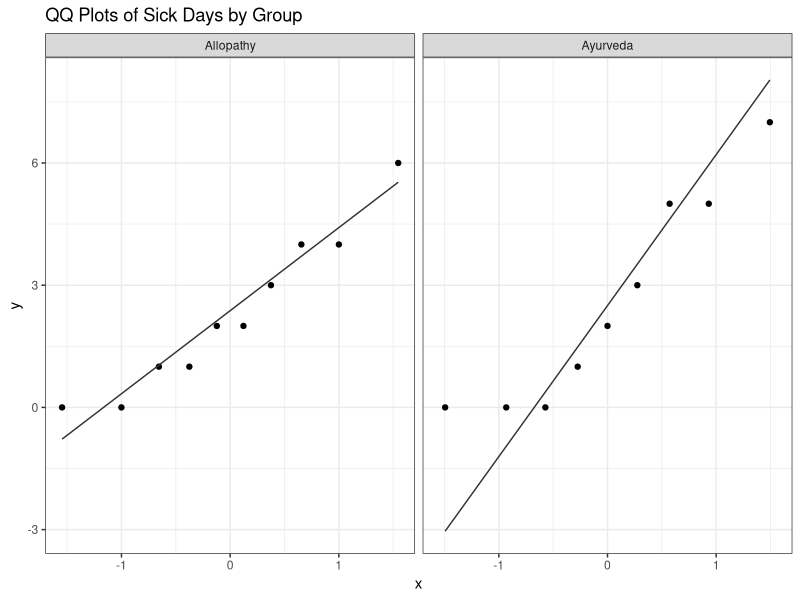
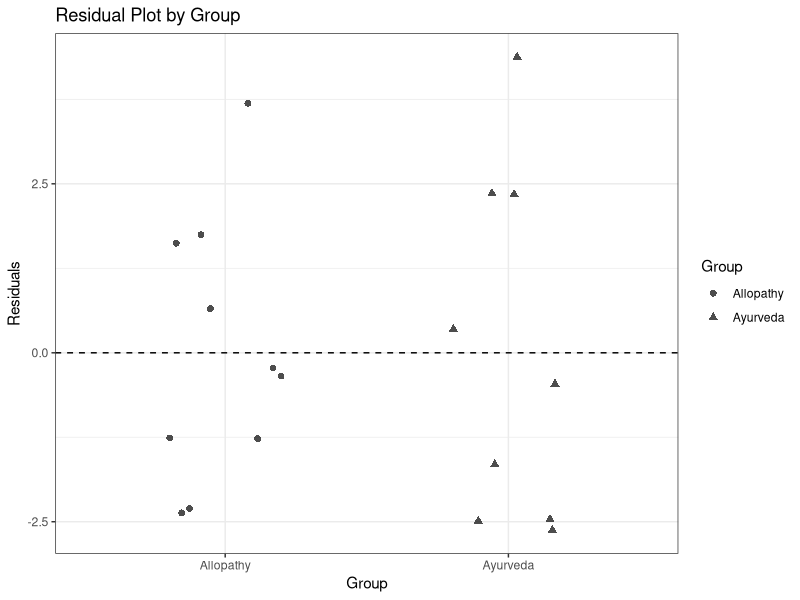

Write the R code that produced these figures, in order.
## ---- chunk 1
library(tidyverse)


## ---- chunk 2
ayurveda <- c(2, 3, 0, 5, 5, 0, 0, 1, 7)  # n = 9
allopathy <- c(3, 4, 0, 6, 1, 2, 4, 1, 2, 0)  # n = 10

# Combine into a data frame for plotting
sick_days <- tibble(Group = rep(c("Ayurveda", "Allopathy"), 
             times = c(length(ayurveda), length(allopathy))),
                    SickDays = c(ayurveda, allopathy))

# QQ plots for each group
sick_days %>%
  ggplot(aes(sample = SickDays)) +
  stat_qq() + stat_qq_line(color = "gray20") +
  facet_wrap(~Group) +
  labs(title = "QQ Plots of Sick Days by Group") +
  theme_bw()

## ---- chunk 3
# Calculate residuals from group means
sick_days_resid <- sick_days %>%
  group_by(Group) %>%
  mutate(Residual = SickDays - mean(SickDays))

# Plot residuals vs fitted (group means)
sick_days_resid %>%
  ggplot(aes(x = Group, y = Residual, shape = Group)) +
  geom_jitter(width = 0.2, size = 2, alpha = 0.7) +
  geom_hline(yintercept = 0, linetype = "dashed") +
  labs(title = "Residual Plot by Group",
       x = "Group", y = "Residuals") +
  theme_bw()
## ---- chunk 4
# Test each group separately
sick_days %>%
  group_by(Group) %>%
  summarise(shapiro_p = shapiro.test(SickDays)$p.value)

## ---- chunk 5
library(car)

leveneTest(SickDays ~ Group, data = sick_days)

## ---- chunk 6
# Wilcoxon rank-sum test (Mann–Whitney U)
wilcox.test(ayurveda, allopathy, alternative = "two.sided", exact = TRUE, conf.int = TRUE)

# Paired Wilcoxon signed-rank test
before <- c(125, 122, 130, 128, 124, 127, 126, 129, 131, 128)
after  <- c(124, 125, 124, 127, 126, 126, 121, 123, 132, 124)
wilcox.test(before, after, paired = TRUE, alternative = "greater", conf.int = TRUE)

# One-sample version: test if median differs from 120
bp <- c(125, 122, 130, 128, 124, 127, 126, 129, 131, 128)
wilcox.test(bp, mu = 120, alternative = "greater", conf.int = TRUE)

## ---- chunk 7
# Simulated data
ayurveda <- c(rpois(16, lambda = 1), 7, 8, 9, 10)
allopathy <- c(rpois(17, lambda = 2), 8, 9, 12)

